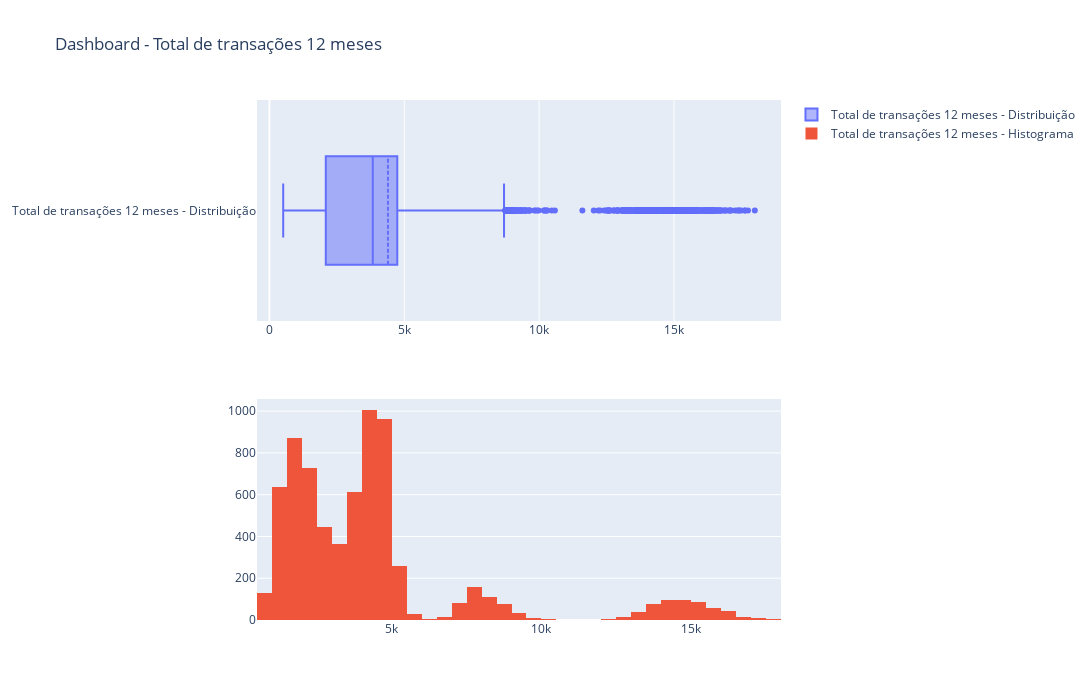

Here is the notebook cell this chart was saved with:
### Markdown cell above
#### Plot - Total de transações

### Code cell
plot_charts(df = base_dados['Total_Trans_Amt'], col = 'Total de transações 12 meses')

### Figure 1 — Plotly figure (JSON) as saved in the notebook; plotly's stock layout.template omitted (floating-point values rounded to 4 significant figures; data arrays with more than 128 entries replaced by an {"elided": "..."} marker saying what was removed)
{"data": [{"boxmean": true, "name": "Total de transações 12 meses - Distribuição", "type": "box", "x": {"elided": "7081 int values"}, "xaxis": "x", "yaxis": "y"}, {"name": "Total de transações 12 meses - Histograma", "type": "histogram", "x": {"elided": "7081 int values"}, "xaxis": "x2", "yaxis": "y2"}], "layout": {"height": 700, "title": {"text": "Dashboard - Total de transações 12 meses"}, "width": 1200, "xaxis": {"anchor": "y", "domain": [0, 1]}, "xaxis2": {"anchor": "y2", "domain": [0, 1]}, "yaxis": {"anchor": "x", "domain": [0.575, 1]}, "yaxis2": {"anchor": "x2", "domain": [0, 0.425]}}}
